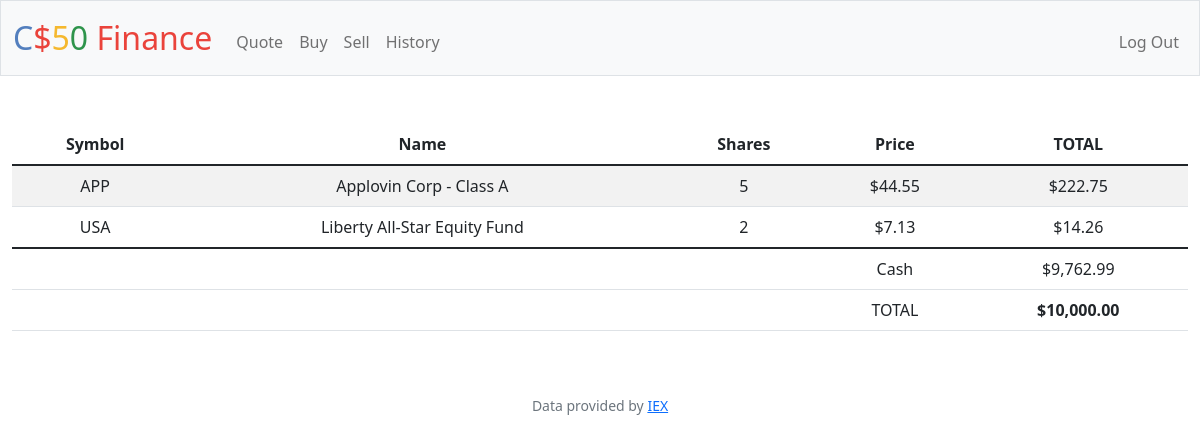
/ (signed in), run on the app's committed database.
### tables this page shows
CREATE TABLE transactions (
id INTEGER PRIMARY KEY AUTOINCREMENT,
user_id INTEGER NOT NULL,
name TEXT NOT NULL,
shares INTEGER NOT NULL,
price NUMERIC NOT NULL,
type TEXT NOT NULL,
symbol TEXT NOT NULL,
time TIMESTAMP DEFAULT CURRENT_TIMESTAMP,
FOREIGN KEY(user_id) REFERENCES users(id));

CREATE TABLE users (id INTEGER, username TEXT NOT NULL, hash TEXT NOT NULL, cash NUMERIC NOT NULL DEFAULT 10000.00, PRIMARY KEY(id));

### app.py (the view)
@app.route("/")
@login_required
def index():
    user_id = session["user_id"]
    stocks = db.execute("SELECT symbol, name, SUM(shares) as total_shares, price FROM transactions where user_id = ? GROUP BY symbol", user_id)
    cash = db.execute("SELECT cash FROM users WHERE id = ?", user_id)[0]["cash"]
    total = cash
    for stock in stocks:
        total += stock["total_shares"] * stock["price"]
    return render_template("index.html", stocks = stocks, cash = cash, total = total, usd = usd)

### app.py (called while the page is built)
@app.after_request
def after_request(response):
    response.headers["Cache-Control"] = "no-cache, no-store, must-revalidate"
    response.headers["Expires"] = 0
    response.headers["Pragma"] = "no-cache"
    return response

### helpers.py (called while the page is built)
def login_required(f):
    @wraps(f)
    def decorated_function(*args, **kwargs):
        if session.get("user_id") is None:
            return redirect("/login")
        return f(*args, **kwargs)
    return decorated_function

def usd(value):
    return f"${value:,.2f}"

### templates/index.html (shortened to what this page needs)
{% extends "layout.html" %}
{% block main %}
    <table class="table table-striped">
        <thead>
            <tr>
                <th>Symbol</th>
                <th>Name</th>
                <th>Shares</th>
                <th>Price</th>
                <th>TOTAL</th>
            </tr>
        </thead>
        <tbody>
            {% for stock in stocks %}
                <tr>
                    <td>{{ stock["symbol"] }}</td>
                    <td>{{ stock["name"] }}</td>
                    <td>{{ stock["total_shares"] }}</td>
                    <td>{{ usd(stock["price"]) }}</td>
                    <td>{{ usd(stock["price"] * stock["total_shares"]) }}</td>
                </tr>
            {% endfor %}
        </tbody>
        <tfoot>
            <tr>
                <td colspan="3"></td>
                <td>Cash</td>
                <td>{{ usd(cash) }}</td>
            </tr>
            <tr>
                <td colspan="3"></td>
                <td>TOTAL</td>
                <td><strong>{{ usd(total) }}</strong></td>
            </tr>
        </tfoot>
    </table>
{% endblock %}

### data on the page
transactions: symbol "APP", name "Applovin Corp - Class A", total_shares "5", price "$44.55", price "$222.75"
users: cash "$9,762.99"

### other printed values
{{ stock["symbol"] }} "USA"
{{ stock["name"] }} "Liberty All-Star Equity Fund"
{{ stock["total_shares"] }} "2"
{{ usd(stock["price"]) }} "$7.13"
{{ usd(stock["price"] * stock["total_shares"]) }} "$14.26"
{{ usd(total) }} "$10,000.00"
